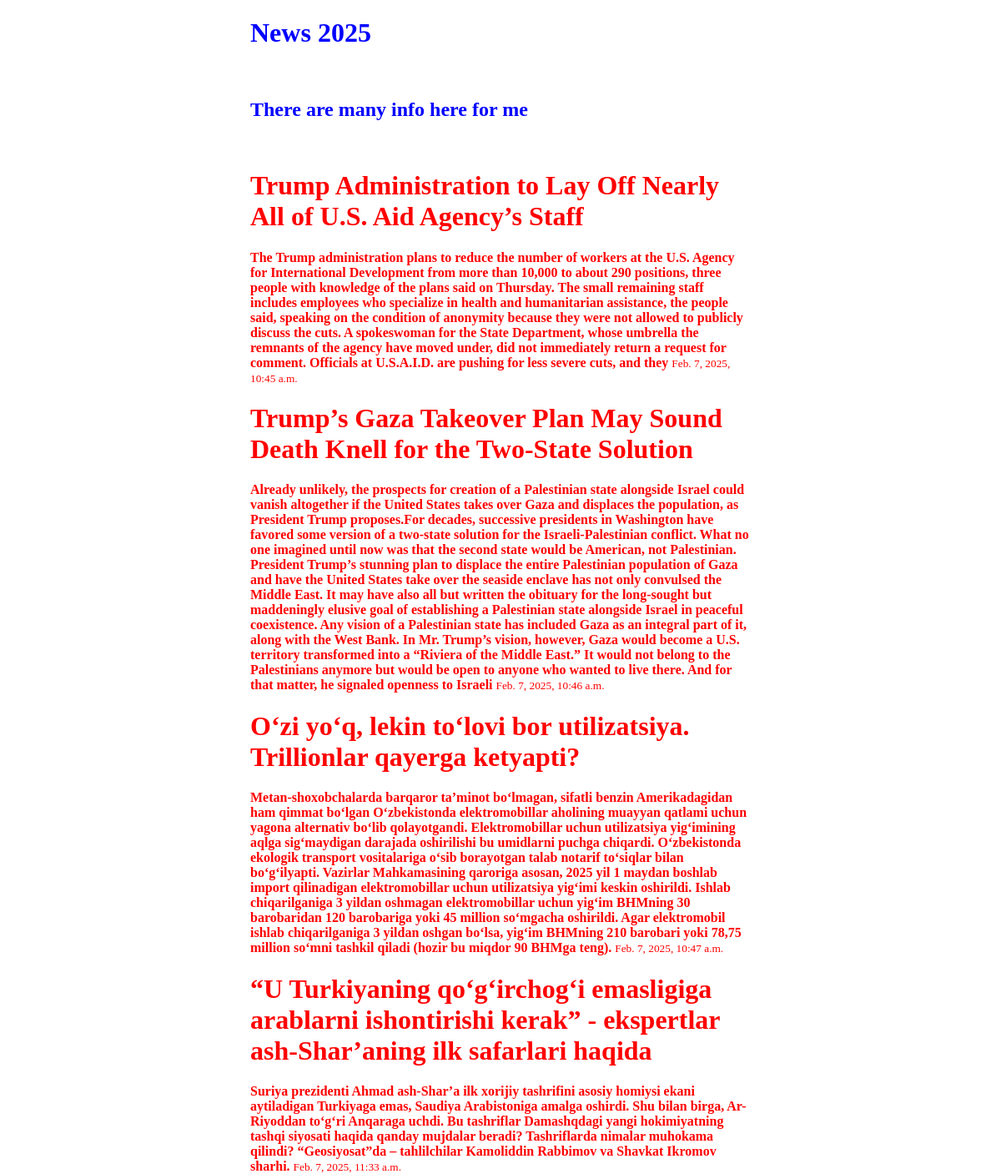
The page / on the database its author committed.
### main/models.py (models this page shows)
class Users(models.Model):
    name = models.CharField(max_length=120, blank=False)
    time = models.DateTimeField(auto_now_add=True)
    content = models.TextField()

### main/views.py (the view)
# urls.py: path("",index,name="index"),
def index(request):
    text = Users.objects.all()
    print(text)
    context = {
        "text": text
    }
    return render(request, "index.html",context)

### templates/index.html (shortened to what this page needs)
<!doctype html>
<html lang="en">
<head>
    <link rel="stylesheet" href="">
</head>
<body>
    <div class="main_div">
        <div class="a">
            <h1>News 2025 </h1>
            <br>
            <h2>There are many info here for me</h1>
        </div>
        <br>
        {% for art in text %}
        <div class="div">
            <h1>{{art.name}}</h1>
            <b>{{art.content}}</b>
            <small>{{art.time}}</small>
        </div>
        {% endfor %}
    </div>
</body>
</html>

### templates/index.html (style rules this page uses)
* { padding: 0%; }
body { height: 100%; margin: 0; display: flex; justify-content: center; align-items: center; }
.main_div { width:50%; height: 100%; color:red; }
.main_div > .a { color: blue; }

### rows shown on the page
Users: name "Trump Administration to Lay Off Nearly All of U.S. Aid Agency’s Staff", content "The Trump administration plans to reduce the number of workers at the U.S. Agency for International Development from more than 10,000 to about 290 positions, three people with knowledge of the plans said on Thursday. The small remaining staff includes employees who specialize in health and humanitarian assistance, the people said, speaking on the condition of anonymity because they were not allowed to publicly discuss the cuts. A spokeswoman for the State Department, whose umbrella the remnants of the agency have moved under, did not immediately return a request for comment. Officials at U.S.A.I.D. are pushing for less severe cuts, and they", time "Feb. 7, 2025, 10:45 a.m."
Users: name "Trump’s Gaza Takeover Plan May Sound Death Knell for the Two-State Solution", content "Already unlikely, the prospects for creation of a Palestinian state alongside Israel could vanish altogether if the United States takes over Gaza and displaces the population, as President Trump proposes.For decades, successive presidents in Washington have favored some version of a two-state solution for the Israeli-Palestinian conflict. What no one imagined until now was that the second state would be American, not Palestinian. President Trump’s stunning plan to displace the entire Palestinian population of Gaza and have the United States take over the seaside enclave has not only convulsed the Middle East. It may have also all but written the obituary for the long-sought but maddeningly…", time "Feb. 7, 2025, 10:46 a.m."
Users: name "O‘zi yo‘q, lekin to‘lovi bor utilizatsiya. Trillionlar qayerga ketyapti?", content "Metan-shoxobchalarda barqaror ta’minot bo‘lmagan, sifatli benzin Amerikadagidan ham qimmat bo‘lgan O‘zbekistonda elektromobillar aholining muayyan qatlami uchun yagona alternativ bo‘lib qolayotgandi. Elektromobillar uchun utilizatsiya yig‘imining aqlga sig‘maydigan darajada oshirilishi bu umidlarni puchga chiqardi. O‘zbekistonda ekologik transport vositalariga o‘sib borayotgan talab notarif to‘siqlar bilan bo‘g‘ilyapti. Vazirlar Mahkamasining qaroriga asosan, 2025 yil 1 maydan boshlab import qilinadigan elektromobillar uchun utilizatsiya yig‘imi keskin oshirildi. Ishlab chiqarilganiga 3 yildan oshmagan elektromobillar uchun yig‘im BHMning 30 barobaridan 120 barobariga yoki 45 million…", time "Feb. 7, 2025, 10:47 a.m."
Users: name "“U Turkiyaning qo‘g‘irchog‘i emasligiga arablarni ishontirishi kerak” - ekspertlar ash-Shar’aning ilk safarlari haqida", content "Suriya prezidenti Ahmad ash-Shar’a ilk xorijiy tashrifini asosiy homiysi ekani aytiladigan Turkiyaga emas, Saudiya Arabistoniga amalga oshirdi. Shu bilan birga, Ar-Riyoddan to‘g‘ri Anqaraga uchdi. Bu tashriflar Damashqdagi yangi hokimiyatning tashqi siyosati haqida qanday mujdalar beradi? Tashriflarda nimalar muhokama qilindi? “Geosiyosat”da – tahlilchilar Kamoliddin Rabbimov va Shavkat Ikromov sharhi.", time "Feb. 7, 2025, 11:33 a.m."
